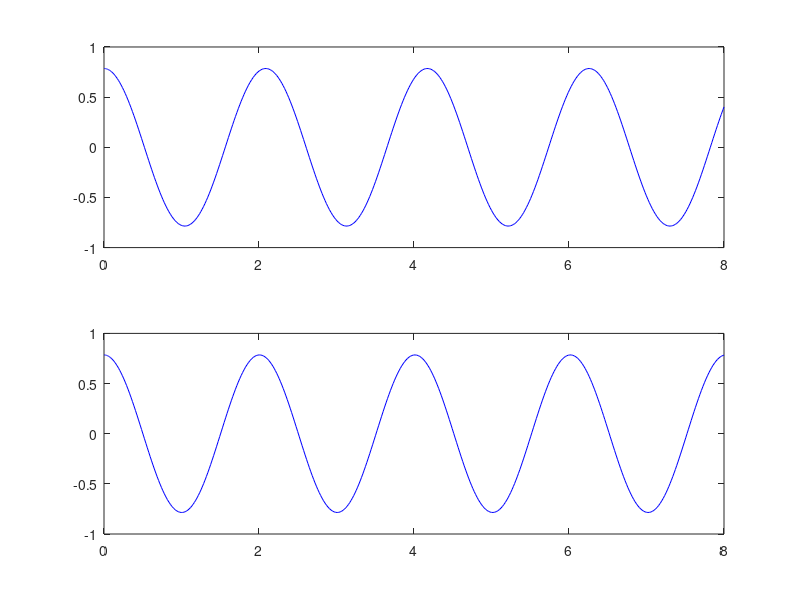

Write the MATLAB code that produced this figure.
#!/usr/bin/octave -q
# kate: remove-trailing-space on; replace-trailing-space-save on; indent-width 2; indent-mode normal; syntax matlab; space-indent on;
clear;
disp('Aufgabe 0.2');

global minus_g_per_l = -9.81/1;

t0 = 0;
tend = 8;
x10 = pi/180*45;
x20 = 0;

function res = ableitung(t,x)
  global minus_g_per_l;
  res = [x(2),minus_g_per_l*sin(x(1))];
end
function res = ableitung2(t,x)
  global minus_g_per_l;
  res = [x(2),minus_g_per_l*x(1)];
end

options = odeset('RelTol',1e-6, 'AbsTol', 1e-6, 'MaxStep', 0.1, 'InitialStep', 0.001);
[t,x] = ode45(@ableitung,  [t0, tend], [x10, x20], options);
[u,y] = ode45(@ableitung2, t, [x10, x20], options);

%  erste Möglichkeit
figure(1);
subplot(2,1,1);
plot(t, x(:,1),'b');
subplot(2,1,2);
plot(u, y(:,1),'b');

%  zweite Möglichkeit
%  figure(1);
%  plot(t, x(:,1), y(:,1),'br');
fig = gcf;
set(fig, "visible", "off");

print('figure.png')